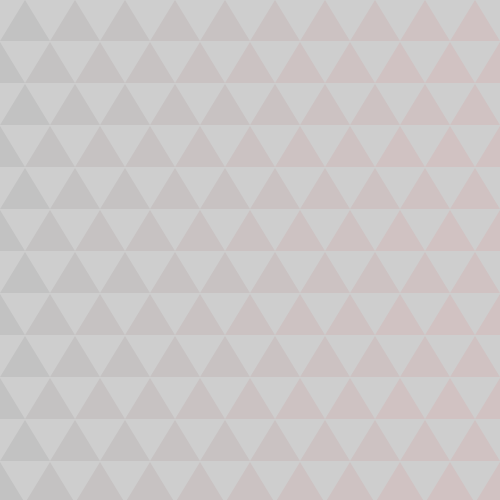
Frame 1 (no input)
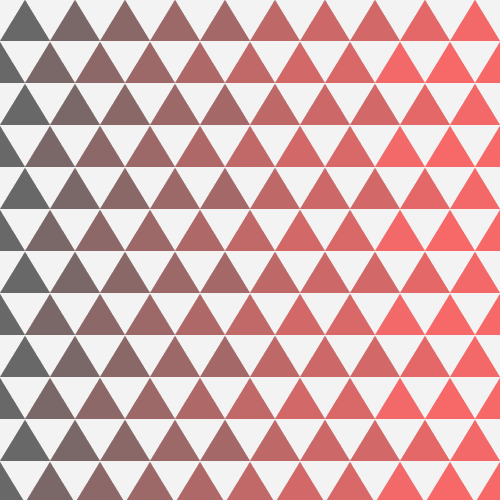
Frame 60 (the mouse pressed at the canvas centre just before this capture)
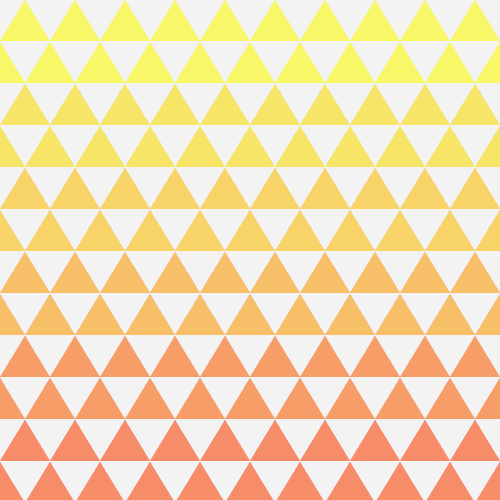
Frame 120 (the mouse held since frame 60 and released just before this capture)

The Processing sketch that drew these frames (run headless with seeded random() and noise(); from frame 60 on, the mouse is pressed at the canvas centre):

// Processing sketch: processing_26134
// ── processing_26134.pde

int topX = 25;
int topY = 0;
int leftX = 0;
int leftY = 41;
int rightX = 50;
int rightY = 41;

int btopX = 0;
int btopY = 42;
int bleftX = -25;
int bleftY = 83;
int brightX = 25;
int brightY = 83;

int strech = 84;

void setup() {
  size(500, 500);
  smooth();
}

void draw() {
  noStroke();
  fill (255, 10);
  rect (0, 0, width, height);
  
  
  for(int j = 0; j < 6; j++) {
    for(int i = 0; i < 10; i ++) {
      fill (mouseX+i*27, mouseY-j*35, 6, 15);
      triangle(topX+i*50, topY+j*strech, leftX+i*50, leftY+j*strech, 
      rightX+i*50, rightY+j*strech);
      
  

}
  }
  for(int j = 0; j < 6; j++) {
    for(int i = 0; i < 11; i ++) {
      fill (mouseX+i*30, mouseY-j*35, 6, 15);
      triangle(btopX+i*50, btopY+j*strech, bleftX+i*50, bleftY+j*strech, 
      brightX+i*50, brightY+j*strech);
    }
  }
}
